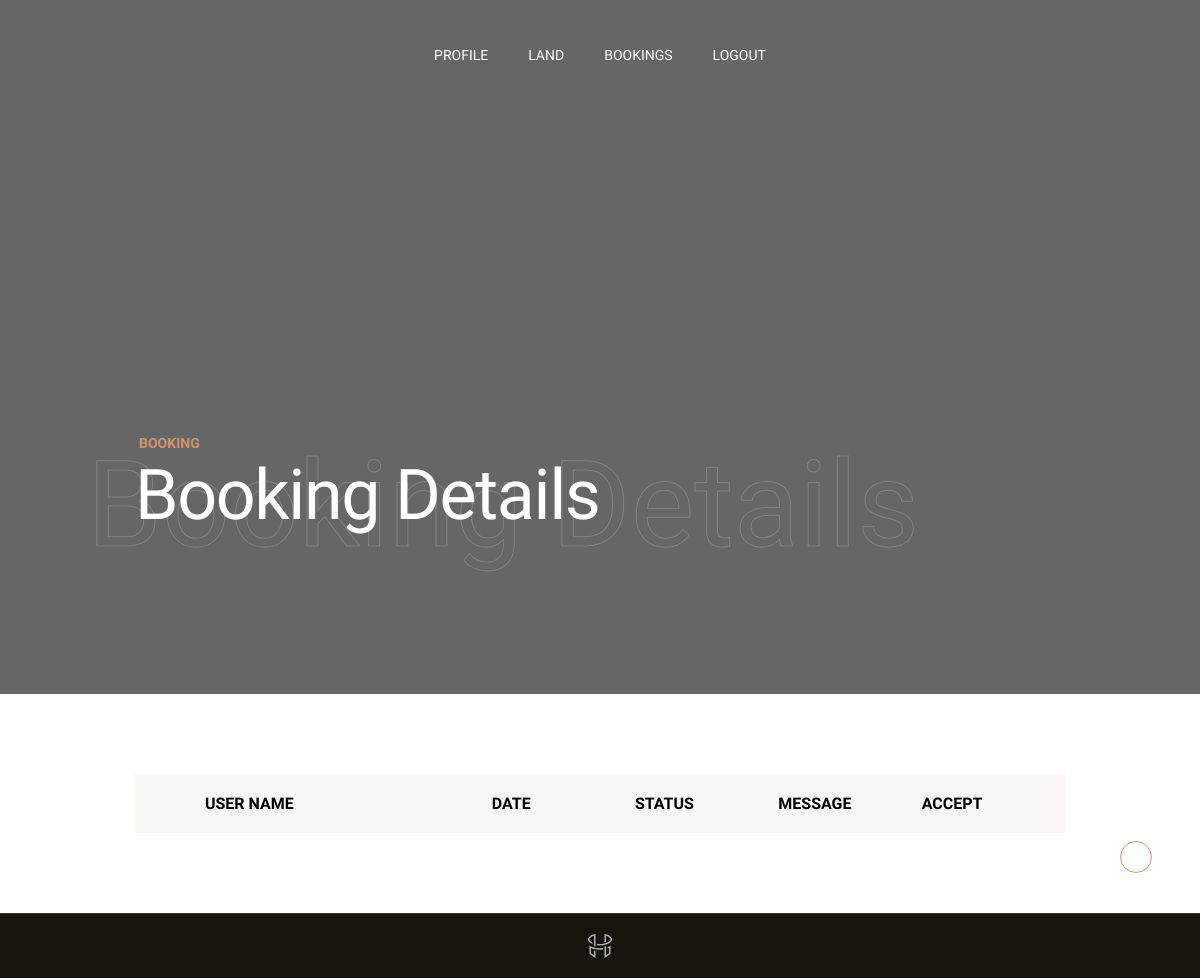
Before: /realestate/realbooking.php (signed in) with the older database file.
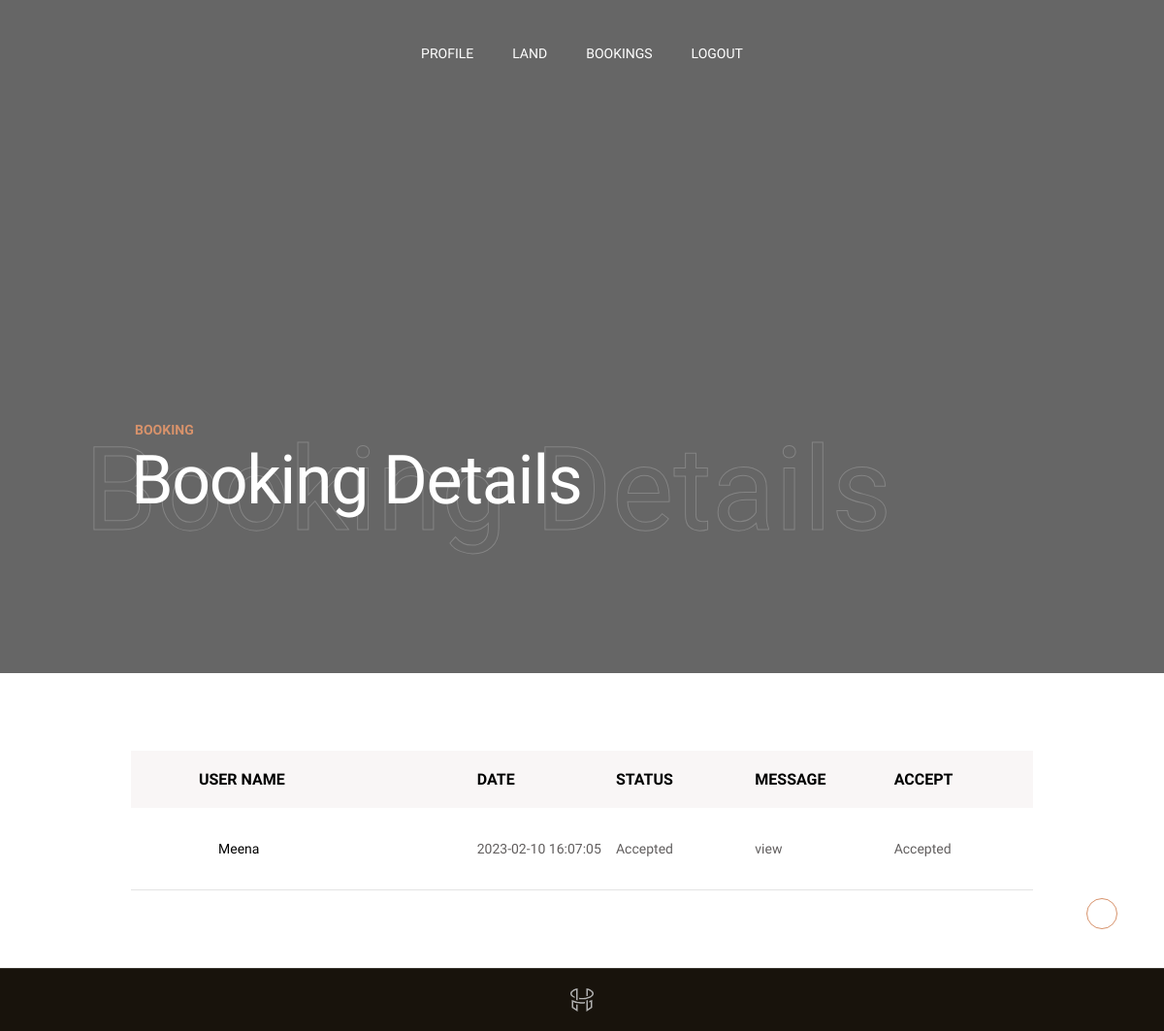
After: the same page with the newer database file.
### tables this page shows
CREATE TABLE IF NOT EXISTS `real_booking` (
  `re_id` int(11) NOT NULL AUTO_INCREMENT,
  `rel_id` int(11) NOT NULL,
  `rerl_id` int(11) NOT NULL,
  `re_fname` varchar(100) NOT NULL,
  `re_lname` varchar(100) NOT NULL,
  `re_email` varchar(100) NOT NULL,
  `re_address` varchar(100) NOT NULL,
  `re_contactnumber` varchar(100) NOT NULL,
  `re_status` varchar(100) NOT NULL,
  `re_date` timestamp NOT NULL DEFAULT CURRENT_TIMESTAMP,
  PRIMARY KEY (`re_id`)
);

### realestate/realbooking.php (the view, shortened to what this page needs)
<?php
include 'r_header.php';
?>
  <div class="content-wrapper  js-content-wrapper">
        <section class="page-masthead">
          <div data-parallax="0.6" class="page-masthead__bg">
          </div>
          <div class="container">
            <div class="page-masthead__content">
              <div class="row justify-content-between md:justify-content-center align-items-center">
                <div class="col-lg-9 col-md-10">
                  <div data-anim="slide-up delay-1">
                    <div class="page-masthead__subtitle">Booking</div>
                    <div class="page-masthead__back_title">Booking Details</div>
                    <h1 class="page-masthead__title text-white">Booking Details</h1>
                  </div>
                </div>
              </div>
            </div>
          </div>
        </section>
        <section class="layout-pt-md layout-pb-md">
          <div class="container">
            <div class="row x-gap-60">
              <div class="col-lg">
                <div class="shopCart-header sm:d-none">
                  <div class="row no-gutters justify-content-between">
                    <div class="col-md-4">
                      <div class="shopCart-header__title">
                        User Name
                      </div>
                    </div>
                    <div class="col-md-2">
                      <div class="shopCart-header__title">
                        Date
                      </div>
                    </div>
                    <div class="col-md-2">
                      <div class="shopCart-header__title">
                        Status
                      </div>
                    </div>
                    <div class="col-md-2">
                      <div class="shopCart-header__title">
                        Message
                      </div>
                    </div>
                    <div class="col-md-2">
                      <div class="shopCart-header__title">
                        Accept
                      </div>
                    </div>
                  </div>
                </div>
                <div class="shopCart-products">
                  <?php
 $sql="SELECT *  FROM real_booking WHERE rerl_id=$l_id";
                    $result = $con->query($sql);
                               while($row= mysqli_fetch_array($result))
                                 {
                                  ?>
                  <div class="shopCart-products__item">
                    <div class="row no-gutters y-gap-10 justify-content-between">
                      <div class="col-md-4">
                        <div class="shopCart-products__product">
                          <div class="title"><?php echo  $re_fname= $row['re_fname']; ?></div>
                        </div>
                      </div>
                      <div class="col-md-2 sm:mt-16">
                        <div class="d-flex h-100 align-items-center">
                          <div class="shopCart-products__price text-grey">
                             <?php echo  $re_date=$row['re_date']; ?>
                          </div>
                        </div>
                      </div>
                      <div class="col-md-2">
                        <div class="d-flex h-100 align-items-center">
                          <div class="shopCart-products__quantity text-grey">
                            <?php echo  $re_status=$row['re_status']; ?>
                          </div>
                        </div>
                      </div>
                      <div class="col-md-2">
                        <div class="d-flex h-100 align-items-center">
                          <div class="shopCart-products__quantity text-grey">
                          <a href="realmessageuser.php?rl_id=<?php echo  $rel_id=$row['rel_id']; ?>">  view</a>
                          </div>
                        </div>
                      </div>
                      <div class="col-md-2">
                        <div class="d-flex h-100 align-items-center">
                          <div class="shopCart-products__subtotal text-grey">
                            <div class="shopCart-products__cross">
                              <?php
$dddd="Booked";
                               if($re_status==$dddd)
                               {
                                ?>
                       <a href="real_acceptreg.php?re_id=<?php echo $row['re_id']; ?>"> Click to Accept</a>
                     <?php  }
                     else
                     {
                      ?>
                      <?php
                      echo "Accepted";
                      ?>
                      <?php
                     }
                     ?>
                      </div>
                          </div>
                        </div>
                      </div>
                    </div>
                  </div>
                <?php   }
                                 ?>
                </div>
              </div>
              </div>
          </div>
        </section>
       <?php
include 'r_footer.php';
?>

### realestate/r_header.php (shortened to what this page needs)
<?php
 $l_id=$_SESSION['l_id'];
                                 ?>
<!DOCTYPE html>
<html lang="en">
<head>
  <link rel="stylesheet" href="dist/leaflet.css"  />
  <link rel="stylesheet" href="css/vendors.css">
  <link rel="stylesheet" href="css/main.css">
   <link rel="stylesheet" href="css/all.min.css">
</head>
<body class="preloader-visible" data-barba="wrapper">
  <div class="barba-container" data-barba="container">
    <main class="main-content  ">
      <header class="header  js-header">
        <div class="header__bar  js-header-bar">
          <div class="row justify-content-between align-items-center">
            <div class="col-auto z-5 js-header-item">
              <div class="header__item -margin-sm">
                <div class="header__logo text-white js-header-logo">
                  <a data-barba href="index.php">
                    <i class="icon icon-logo"></i>
                  </a>
                </div>
              </div>
            </div>
            <div class="menu js-menu ">
              <div class="menu__container">
                <ul class="nav js-navList ">
                  <li class="text-white menu-item-has-children">
                    <a data-barba href="realestateprofile.php">Profile</a>
                  </li>
                  <li class="text-white ">
                   <a data-barba href="real_upload.php">Land</a>
                  </li>
                   <li class="text-white ">
                   <a data-barba href="realbooking.php">Bookings</a>
                  </li>
                  <li class="text-white">
                    <a href="logout.php">Logout</a>
                  </li>
                        </ul>
              </div>
            </div>
            <div class="col-auto z-5 sm:pos-unset js-header-item">
            </div>
          </div>
        </div>
      </header>

### realestate/r_footer.php (shortened to what this page needs)
 <footer class="footer -type-1">
          <div class="footer__bottom">
            <div class="container">
              <div class="row align-items-center justify-content-between sm:justify-content-start">
                <div class="col-auto sm:order-1">
                  <div class="footer__logo">
                    <img src="img/general/logo.svg" alt="logo">
                  </div>
                </div>
              </div>
            </div>
          </div>
          <div data-cursor class="backButton js-backButton">
            <div class="nav -slider">
              <div class="nav__item -left">
                <i class="icon icon-right-arrow"></i>
              </div>
            </div>
          </div>
        </footer>
      </div>
    </main>
  </div>
</body>
</html>

Changed rows visible on the page:
added real_booking: re_fname "Meena", re_date "2023-02-10 16:07:05", re_status "Accepted"
